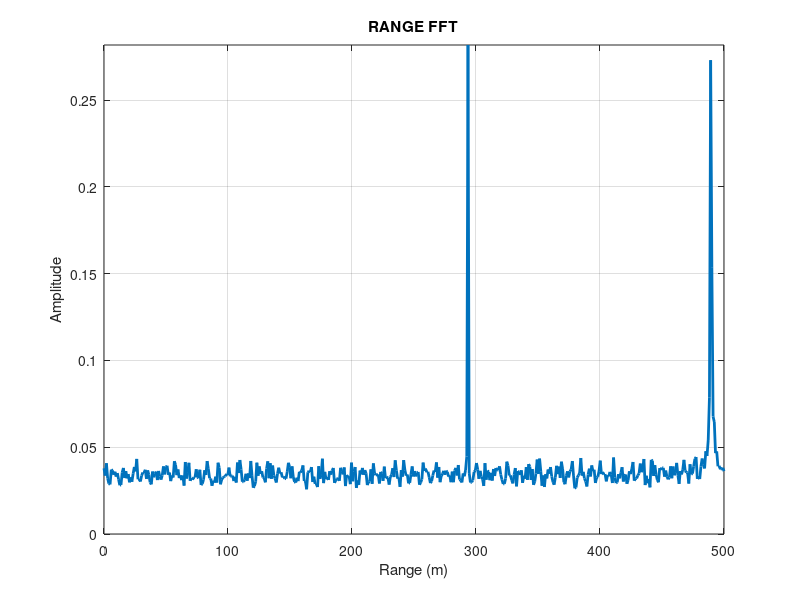
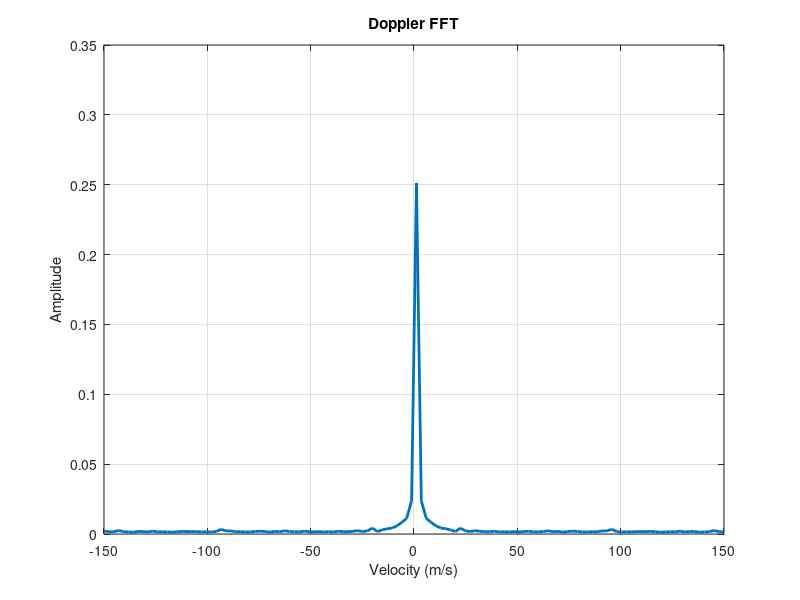

Recreate these plots in MATLAB, in order.
%% Radar Specifications 
% Frequency of operation = 20kHz
% Max Range = 500m 
% Range Resolution = 1 m
% Max Velocity = 150 m/s 

max_range = 500;
range_resolution = 1;
max_velocity = 150;
c = 3 * 10^8;               % Speed of light

%% target Parameters
% Initial range and velocity of the targets
target1_range = 300;        % meters (stationary target)
target1_velocity = 0;       % m/s

target2_range = 500;        % meters (moving target)
target2_velocity = 100;     % m/s


%% FMCW Waveform Generation

% Calculate Bandwidth (B), Chirp Time (Tchirp), and Slope (slope)
B = c / (2 * range_resolution);
Tchirp = 5.5 * 2 * max_range / c;
slope = B / Tchirp;

% Operating carrier frequency of Radar 
fc = 20 * 10^3;             % carrier frequency

% The number of chirps in one sequence (number of Doppler cells)
Nd = 128;  % Number of chirps

% The number of samples on each chirp (number of range cells)
Nr = 1024;  % Number of samples

% Timestamp for running the displacement scenario for every sample on each chirp
t = linspace(0, Nd * Tchirp, Nr * Nd);  % total time for samples

% Creating the vectors for Tx, Rx, and Mix based on the total samples input.
Tx = zeros(1, length(t)); % transmitted signal
Rx = zeros(1, length(t)); % received signal
Mix = zeros(1, length(t)); % beat signal

% Similar vectors for range_covered and time delay.
r_t = zeros(1, length(t));
td1 = zeros(1, length(t));
td2 = zeros(1, length(t));

%% Signal generation and Moving Target simulation

% Running the radar scenario over the time.
for i = 1:length(t)
    % Update the Range of the Targets for constant velocity.
    r_t1 = target1_range + target1_velocity * t(i);
    r_t2 = target2_range + target2_velocity * t(i);
    
    td1(i) = 2 * r_t1 / c;
    td2(i) = 2 * r_t2 / c;
    
    % Update the transmitted and received signal.
    Tx(i) = cos(2 * pi * (fc * t(i) + (slope * t(i)^2) / 2));
    Rx1 = cos(2 * pi * (fc * (t(i) - td1(i)) + (slope * (t(i) - td1(i))^2) / 2));
    Rx2 = cos(2 * pi * (fc * (t(i) - td2(i)) + (slope * (t(i) - td2(i))^2) / 2));
    
    % Combine the received signals from both targets
    Rx(i) = Rx1 + Rx2;
    
    % Mix the Transmit and Receive signals to generate the beat signal
    Mix(i) = Tx(i) .* Rx(i);
end

%% RANGE MEASUREMENT
% Reshape the vector into Nr*Nd array. Nr and Nd here define the size of Range and Doppler FFT respectively.
sig = reshape(Mix, [Nr, Nd]);

% Run the FFT on the beat signal along the range bins dimension (Nr)
sig_fft1 = fft(sig, Nr);

% Normalize
sig_fft1 = sig_fft1 / Nr;

% Take the absolute value of FFT output
sig_fft1 = abs(sig_fft1);

% Output of FFT is double-sided signal, but we are interested in only one side of the spectrum.
sig_fft1 = sig_fft1(1:Nr/2, :);

% Plotting the range
figure('Name', 'Range from First FFT');
plot(linspace(0, max_range, Nr/2), max(sig_fft1, [], 2), 'LineWidth', 2);
grid on;
axis([0 500 0 max(max(sig_fft1))]);
xlabel('Range (m)');
ylabel('Amplitude');
title('RANGE FFT');

%% Estimation of Range
% Find the peak value in the range FFT output
[max_val, range_idx] = max(max(sig_fft1, [], 2));
estimated_range = range_idx * (max_range / (Nr/2));

% Display the estimated range
fprintf('Range Index: %d\n', range_idx);
fprintf('Estimated Range: %.2f m\n', estimated_range);

%% DOPPLER MEASUREMENT
% Run the FFT on the beat signal along the Doppler bins dimension (Nd)
sig_fft2 = fftshift(fft(sig_fft1, Nd, 2));

% Normalize
sig_fft2 = sig_fft2 / Nd;

% Take the absolute value of FFT output
sig_fft2 = abs(sig_fft2);

% Plotting the Doppler FFT output
doppler_axis = linspace(-max_velocity, max_velocity, Nd);
figure('Name', 'Doppler FFT');
plot(doppler_axis, max(sig_fft2, [], 1), 'LineWidth', 2);
grid on;
xlabel('Velocity (m/s)');
ylabel('Amplitude');
title('Doppler FFT');

%% Estimation of Velocity
% Find the peak value in the Doppler FFT output
[~, velocity_idx] = max(max(sig_fft2, [], 1));
estimated_velocity = (velocity_idx - Nd/2) * (2 * max_velocity / Nd);

% Display the estimated velocity
fprintf('Estimated Velocity: %.2f m/s\n', estimated_velocity);
